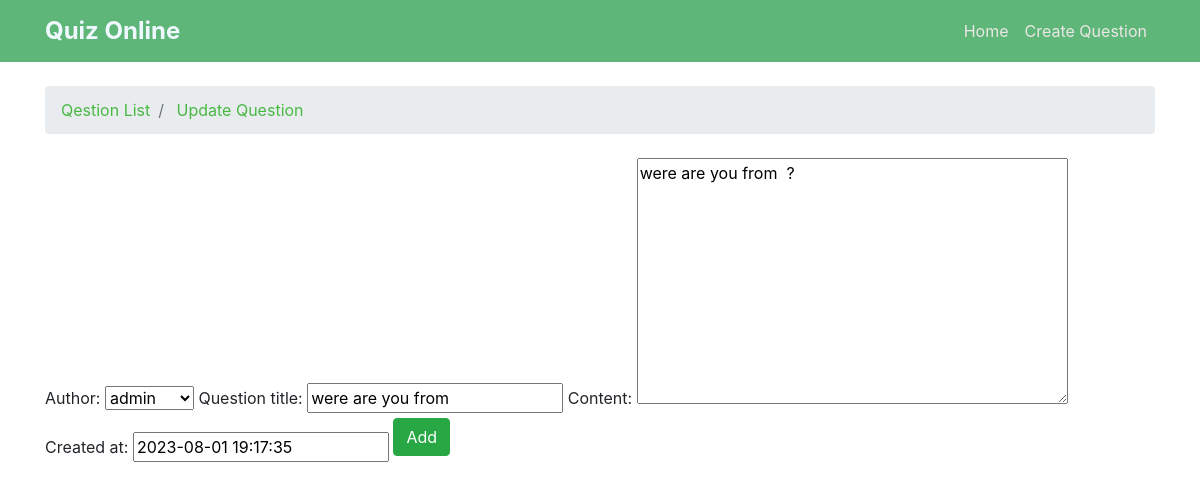
Page /15/update on the committed database.
### quiz_app/models.py (models this page shows, shortened)
class Question(models.Model):
    author = models.ForeignKey(User, on_delete=models.CASCADE)
    question_title = models.CharField(max_length=100)
    content = models.TextField(max_length=1000)
    tags = TaggableManager()
    created_at = models.DateTimeField(default=timezone.now)

### quiz_app/views.py (the view)
# urls.py: path('<int:pk>/update', Question_Update.as_view()),
class Question_Update(UpdateView):
    model = Question
    fields = '__all__'
    success_url = '/'
    template_name = 'quiz_app/Quetion_update.html'

### quiz_app/templates/quiz_app/Quetion_update.html (shortened to what this page needs)
{% extends 'base.html' %}
{% load bootstrap %}
{% block breadcrumb %}
    <li class="breadcrumb-item active"> <a href="/">Qestion List</a></li>
    <li class="breadcrumb-item active"> <a href="">Update Question</a></li>
{%endblock%}
{% block content %}
<form method="post">
    {{ form|bootstrap_horizontal:'col-lg-6' }}
    <button type="submit" class="btn btn-success mb-4" >Add</button>
</form>
{% endblock %}

### quiz_app/templates/base.html (style rules this page uses)
.breadcrumb-item { display: inline-block; }
.breadcrumb-item a { text-decoration: none; color: #49b843; }
.breadcrumb-item.active { color: #333; }
.breadcrumb-item:not(:last-child)::after { margin: 0 5px; color: #999; }

### rows in the picture
Question: author "admin", question_title "were are you from", content "were are you from ?", created_at "2023-08-01 19:17:35"
